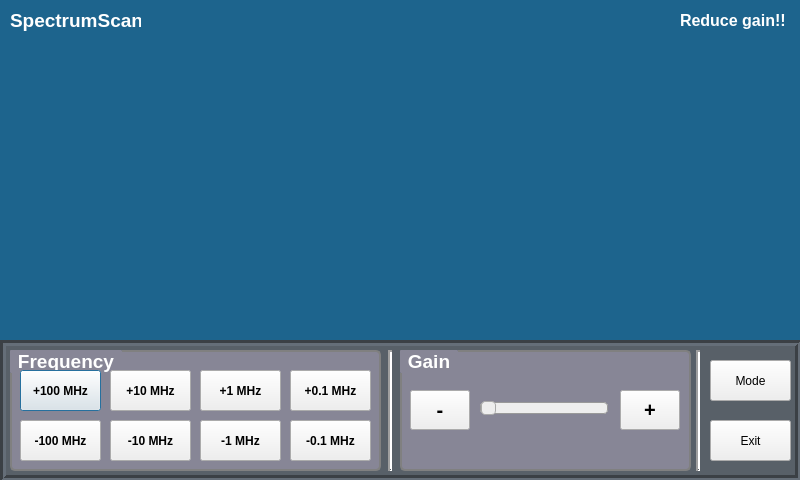
<?xml version="1.0" encoding="UTF-8"?>
<ui version="4.0">
 <class>Gui</class>
 <widget class="QDialog" name="Gui">
  <property name="geometry">
   <rect>
    <x>0</x>
    <y>0</y>
    <width>800</width>
    <height>480</height>
   </rect>
  </property>
  <property name="windowTitle">
   <string>Dialog</string>
  </property>
  <property name="styleSheet">
   <string notr="true">#Gui{
background:rgb(29,100,141);



}</string>
  </property>
  <widget class="QFrame" name="frame">
   <property name="geometry">
    <rect>
     <x>0</x>
     <y>340</y>
     <width>801</width>
     <height>141</height>
    </rect>
   </property>
   <property name="autoFillBackground">
    <bool>false</bool>
   </property>
   <property name="styleSheet">
    <string notr="true">#frame{
background:rgb(88, 96, 104)
/*rgb(140, 155, 167)*/

}</string>
   </property>
   <property name="frameShape">
    <enum>QFrame::Box</enum>
   </property>
   <property name="frameShadow">
    <enum>QFrame::Sunken</enum>
   </property>
   <property name="lineWidth">
    <number>3</number>
   </property>
   <property name="midLineWidth">
    <number>0</number>
   </property>
   <widget class="QGroupBox" name="groupBox">
    <property name="geometry">
     <rect>
      <x>10</x>
      <y>10</y>
      <width>371</width>
      <height>121</height>
     </rect>
    </property>
    <property name="font">
     <font>
      <pointsize>14</pointsize>
      <weight>75</weight>
      <bold>true</bold>
     </font>
    </property>
    <property name="autoFillBackground">
     <bool>false</bool>
    </property>
    <property name="styleSheet">
     <string notr="true"> QGroupBox {
     background-color:rgb(135, 134, 150);
     border-radius: 5px;
border: 2px solid gray;
 
     margin-top: 1ex; /* leave space at the top for the title */
 }

 QGroupBox::title {
     subcontrol-origin: margin;
     subcontrol-position: top left; /* position at the top center */
     padding: 0 5px;
     background-color: rgb(135, 134, 150);
 border-radius: 1px;
color: white;
 }</string>
    </property>
    <property name="title">
     <string>Frequency</string>
    </property>
    <property name="flat">
     <bool>false</bool>
    </property>
    <widget class="QPushButton" name="pushButton_Inc100">
     <property name="geometry">
      <rect>
       <x>10</x>
       <y>20</y>
       <width>81</width>
       <height>41</height>
      </rect>
     </property>
     <property name="font">
      <font>
       <weight>75</weight>
       <bold>true</bold>
      </font>
     </property>
     <property name="text">
      <string>+100 MHz</string>
     </property>
     <property name="autoRepeat">
      <bool>true</bool>
     </property>
     <property name="flat">
      <bool>false</bool>
     </property>
    </widget>
    <widget class="QPushButton" name="pushButton_Dec100">
     <property name="geometry">
      <rect>
       <x>10</x>
       <y>70</y>
       <width>81</width>
       <height>41</height>
      </rect>
     </property>
     <property name="font">
      <font>
       <weight>75</weight>
       <bold>true</bold>
      </font>
     </property>
     <property name="text">
      <string>-100 MHz</string>
     </property>
     <property name="autoRepeat">
      <bool>true</bool>
     </property>
    </widget>
    <widget class="QPushButton" name="pushButton_Inc10">
     <property name="geometry">
      <rect>
       <x>100</x>
       <y>20</y>
       <width>81</width>
       <height>41</height>
      </rect>
     </property>
     <property name="font">
      <font>
       <weight>75</weight>
       <bold>true</bold>
      </font>
     </property>
     <property name="text">
      <string>+10 MHz</string>
     </property>
     <property name="autoRepeat">
      <bool>true</bool>
     </property>
    </widget>
    <widget class="QPushButton" name="pushButton_Dec10">
     <property name="geometry">
      <rect>
       <x>100</x>
       <y>70</y>
       <width>81</width>
       <height>41</height>
      </rect>
     </property>
     <property name="font">
      <font>
       <weight>75</weight>
       <bold>true</bold>
      </font>
     </property>
     <property name="text">
      <string>-10 MHz</string>
     </property>
     <property name="autoRepeat">
      <bool>true</bool>
     </property>
    </widget>
    <widget class="QPushButton" name="pushButton_Inc1">
     <property name="geometry">
      <rect>
       <x>190</x>
       <y>20</y>
       <width>81</width>
       <height>41</height>
      </rect>
     </property>
     <property name="font">
      <font>
       <weight>75</weight>
       <bold>true</bold>
      </font>
     </property>
     <property name="text">
      <string>+1 MHz</string>
     </property>
     <property name="autoRepeat">
      <bool>true</bool>
     </property>
    </widget>
    <widget class="QPushButton" name="pushButton_Dec1">
     <property name="geometry">
      <rect>
       <x>190</x>
       <y>70</y>
       <width>81</width>
       <height>41</height>
      </rect>
     </property>
     <property name="font">
      <font>
       <weight>75</weight>
       <bold>true</bold>
      </font>
     </property>
     <property name="text">
      <string>-1 MHz</string>
     </property>
     <property name="autoRepeat">
      <bool>true</bool>
     </property>
    </widget>
    <widget class="QPushButton" name="pushButton_Inc01">
     <property name="geometry">
      <rect>
       <x>280</x>
       <y>20</y>
       <width>81</width>
       <height>41</height>
      </rect>
     </property>
     <property name="font">
      <font>
       <weight>75</weight>
       <bold>true</bold>
      </font>
     </property>
     <property name="text">
      <string>+0.1 MHz</string>
     </property>
     <property name="autoRepeat">
      <bool>false</bool>
     </property>
    </widget>
    <widget class="QPushButton" name="pushButton_Dec01">
     <property name="geometry">
      <rect>
       <x>280</x>
       <y>70</y>
       <width>81</width>
       <height>41</height>
      </rect>
     </property>
     <property name="font">
      <font>
       <weight>75</weight>
       <bold>true</bold>
      </font>
     </property>
     <property name="text">
      <string>-0.1 MHz</string>
     </property>
     <property name="autoRepeat">
      <bool>false</bool>
     </property>
    </widget>
   </widget>
   <widget class="QGroupBox" name="groupBox_2">
    <property name="geometry">
     <rect>
      <x>400</x>
      <y>10</y>
      <width>291</width>
      <height>121</height>
     </rect>
    </property>
    <property name="font">
     <font>
      <pointsize>14</pointsize>
      <weight>75</weight>
      <bold>true</bold>
     </font>
    </property>
    <property name="styleSheet">
     <string notr="true">QGroupBox {
     background-color:rgb(135, 134, 150);
     border-radius: 5px;
     border: 2px solid gray;
     margin-top: 1ex; /* leave space at the top for the title */
 }

 QGroupBox::title {
     subcontrol-origin: margin;
     subcontrol-position: top left; /* position at the top center */
     padding: 0 5px;
     background-color: rgb(135, 134, 150);
     border-radius: 1px;
     color: white;
 }</string>
    </property>
    <property name="title">
     <string>Gain</string>
    </property>
    <widget class="QPushButton" name="pushButton_GainDec">
     <property name="geometry">
      <rect>
       <x>10</x>
       <y>40</y>
       <width>60</width>
       <height>40</height>
      </rect>
     </property>
     <property name="font">
      <font>
       <pointsize>15</pointsize>
       <weight>75</weight>
       <bold>true</bold>
      </font>
     </property>
     <property name="text">
      <string>-</string>
     </property>
    </widget>
    <widget class="QPushButton" name="pushButton_GainInc_2">
     <property name="geometry">
      <rect>
       <x>220</x>
       <y>40</y>
       <width>60</width>
       <height>40</height>
      </rect>
     </property>
     <property name="font">
      <font>
       <pointsize>15</pointsize>
       <weight>75</weight>
       <bold>true</bold>
      </font>
     </property>
     <property name="styleSheet">
      <string notr="true"/>
     </property>
     <property name="text">
      <string>+</string>
     </property>
    </widget>
    <widget class="QSlider" name="gainSlider">
     <property name="enabled">
      <bool>false</bool>
     </property>
     <property name="geometry">
      <rect>
       <x>80</x>
       <y>40</y>
       <width>128</width>
       <height>36</height>
      </rect>
     </property>
     <property name="font">
      <font>
       <pointsize>12</pointsize>
       <weight>50</weight>
       <bold>false</bold>
      </font>
     </property>
     <property name="focusPolicy">
      <enum>Qt::NoFocus</enum>
     </property>
     <property name="styleSheet">
      <string notr="true">QSlider::groove:horizontal {
border: 1px solid #bbb;
background: white;
height: 10px;
border-radius: 4px;
}

QSlider::sub-page:horizontal {
background: qlineargradient(x1: 0, y1: 0,    x2: 0, y2: 1,
    stop: 0 #66e, stop: 1 #bbf);
background: qlineargradient(x1: 0, y1: 0.2, x2: 1, y2: 1,
    stop: 0 #bbf, stop: 1 #55f);
border: 1px solid #777;
height: 10px;
border-radius: 4px;
}

QSlider::add-page:horizontal {
background: #fff;
border: 1px solid #777;
height: 10px;
border-radius: 4px;
}

QSlider::handle:horizontal {
background: qlineargradient(x1:0, y1:0, x2:1, y2:1,
    stop:0 #eee, stop:1 #ccc);
border: 1px solid #777;
width: 13px;
margin-top: -2px;
margin-bottom: -2px;
border-radius: 4px;
}

QSlider::handle:horizontal:hover {
background: qlineargradient(x1:0, y1:0, x2:1, y2:1,
    stop:0 #fff, stop:1 #ddd);
border: 1px solid #444;
border-radius: 4px;
}

QSlider::sub-page:horizontal:disabled {
background: #bbb;
border-color: #999;
}

QSlider::add-page:horizontal:disabled {
background: #eee;
border-color: #999;
}

QSlider::handle:horizontal:disabled {
background: #eee;
border: 1px solid #aaa;
border-radius: 4px;
}</string>
     </property>
     <property name="maximum">
      <number>17</number>
     </property>
     <property name="pageStep">
      <number>3</number>
     </property>
     <property name="orientation">
      <enum>Qt::Horizontal</enum>
     </property>
     <property name="invertedAppearance">
      <bool>false</bool>
     </property>
     <property name="invertedControls">
      <bool>false</bool>
     </property>
     <property name="tickPosition">
      <enum>QSlider::TicksBelow</enum>
     </property>
     <property name="tickInterval">
      <number>2</number>
     </property>
    </widget>
   </widget>
   <widget class="QPushButton" name="pushButton_Exit">
    <property name="geometry">
     <rect>
      <x>710</x>
      <y>80</y>
      <width>81</width>
      <height>41</height>
     </rect>
    </property>
    <property name="text">
     <string>Exit</string>
    </property>
   </widget>
   <widget class="Line" name="line">
    <property name="geometry">
     <rect>
      <x>380</x>
      <y>10</y>
      <width>20</width>
      <height>121</height>
     </rect>
    </property>
    <property name="styleSheet">
     <string notr="true">color: rgb(122, 126, 131)</string>
    </property>
    <property name="frameShadow">
     <enum>QFrame::Sunken</enum>
    </property>
    <property name="lineWidth">
     <number>2</number>
    </property>
    <property name="orientation">
     <enum>Qt::Vertical</enum>
    </property>
   </widget>
   <widget class="Line" name="line_2">
    <property name="geometry">
     <rect>
      <x>690</x>
      <y>10</y>
      <width>16</width>
      <height>121</height>
     </rect>
    </property>
    <property name="styleSheet">
     <string notr="true">color: rgb(122, 126, 131)</string>
    </property>
    <property name="lineWidth">
     <number>2</number>
    </property>
    <property name="orientation">
     <enum>Qt::Vertical</enum>
    </property>
   </widget>
   <widget class="QPushButton" name="pushButton_Mode">
    <property name="geometry">
     <rect>
      <x>710</x>
      <y>20</y>
      <width>81</width>
      <height>41</height>
     </rect>
    </property>
    <property name="text">
     <string>Mode</string>
    </property>
   </widget>
  </widget>
  <widget class="QLabel" name="label">
   <property name="geometry">
    <rect>
     <x>10</x>
     <y>10</y>
     <width>131</width>
     <height>21</height>
    </rect>
   </property>
   <property name="font">
    <font>
     <pointsize>14</pointsize>
     <weight>75</weight>
     <bold>true</bold>
    </font>
   </property>
   <property name="styleSheet">
    <string notr="true">color:white;</string>
   </property>
   <property name="text">
    <string>SpectrumScan</string>
   </property>
  </widget>
  <widget class="QLabel" name="label_gainhigh">
   <property name="geometry">
    <rect>
     <x>680</x>
     <y>10</y>
     <width>121</width>
     <height>20</height>
    </rect>
   </property>
   <property name="font">
    <font>
     <pointsize>12</pointsize>
     <weight>75</weight>
     <bold>true</bold>
    </font>
   </property>
   <property name="styleSheet">
    <string notr="true">color:white</string>
   </property>
   <property name="text">
    <string>Reduce gain!!</string>
   </property>
  </widget>
 </widget>
 <resources/>
 <connections/>
</ui>
